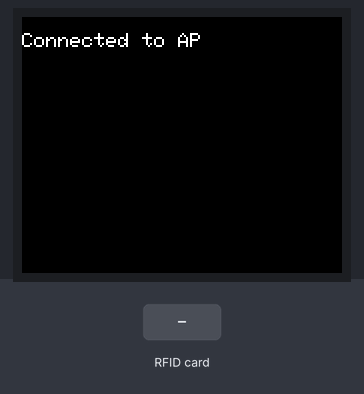
This sketch was run on a simulated ESP32. Shown: 160×128 colour display. Inputs (shaded band) come from the test bench. WiFi joins after 1.5 s; servers stay silent unless stated; uploads are accepted with an empty reply; what the sketch prints to the serial monitor is not drawn.

Above: at 1.96 s.
At 2.9 s:
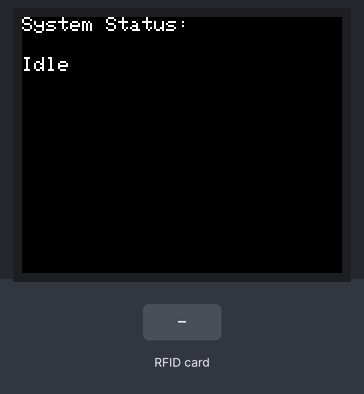
3.0 s: RFID card 12 34 56 78 held to the reader
4.8 s: RFID card 5E 7A 19 C4 held to the reader
Timing chart, 0 to 7.8 s (numbered marks = the images above; inputs shaded):
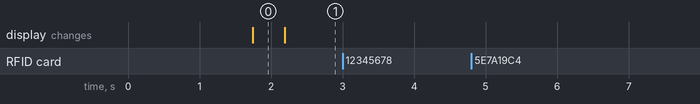

Measured:
- after the input at 3.0 s, every drawn part: stays the same
- after the input at 4.8 s, every drawn part: stays the same
- what the display in image 0 shows lasts 0.5 s, from 1.7 s to 2.2 s

The sketch:

ESP32_RFID_Client.ino
```cpp
#include <WiFi.h>
#include <HTTPClient.h>
#include <SPI.h>
#include <MFRC522.h>
#include <Adafruit_GFX.h>
#include <Adafruit_ST7735.h>

// RFID RC522 pins
#define RST_PIN 4
#define SS_PIN 5

// LCD ST7735 pins
#define TFT_CS 5
#define TFT_RST 17
#define TFT_DC 16

MFRC522 mfrc522(SS_PIN, RST_PIN); // RFID object
Adafruit_ST7735 tft = Adafruit_ST7735(TFT_CS, TFT_DC, TFT_RST); // LCD object

// Replace with your AP credentials
const char* ssid = "ESP32-AP";
const char* password = "12345678";

const char* serverIP = "192.168.4.1"; // IP of the Access Point ESP32
const int serverPort = 80;

String currentFile = "Idle"; // Current file being requested
int countdownTime = 0;       // Countdown time from the server

void setup() {
  Serial.begin(115200);
  SPI.begin();

  // Initialize RFID
  mfrc522.PCD_Init();
  Serial.println("RFID Initialized");

  // Initialize LCD
  tft.initR(INITR_BLACKTAB); // Black tab initialization
  tft.setRotation(1);        // Adjust rotation as needed
  tft.fillScreen(ST77XX_BLACK);
  tft.setTextColor(ST77XX_WHITE);
  tft.setTextSize(1.5);
  tft.setCursor(0, 0);
  tft.println("Connecting to WiFi...");

  // Connect to WiFi
  WiFi.begin(ssid, password);
  while (WiFi.status() != WL_CONNECTED) {
    delay(500);
    Serial.print(".");
  }
  Serial.println("\nConnected to WiFi");
  tft.fillScreen(ST77XX_BLACK);
  tft.println("Connected to AP");
}

void loop() {
  // Check for a new card and send UID to the server
  if (mfrc522.PICC_IsNewCardPresent() && mfrc522.PICC_ReadCardSerial()) {
    String uid = "";
    for (byte i = 0; i < mfrc522.uid.size; i++) {
      uid += String(mfrc522.uid.uidByte[i], HEX);
    }
    Serial.println("RFID UID: " + uid);
    sendUID(uid);
    delay(1000); // Debounce delay
  }

  // Fetch the current file request and countdown from the server
  fetchRequestInfo();
  displayInfo(); // Display the file and countdown on the LCD
  delay(1000);   // Update every second
}

void sendUID(String uid) {
  if (WiFi.status() == WL_CONNECTED) {
    HTTPClient http;
    String url = String("http://") + serverIP + "/sendUID";

    http.begin(url);
    http.addHeader("Content-Type", "text/plain");

    int httpResponseCode = http.POST(uid);
    if (httpResponseCode > 0) {
      String response = http.getString();
      Serial.println("Response: " + response);
    } else {
      Serial.println("Error in sending UID: " + String(httpResponseCode));
    }

    http.end();
  } else {
    Serial.println("WiFi Disconnected");
  }
}

void fetchRequestInfo() {
  if (WiFi.status() == WL_CONNECTED) {
    HTTPClient http;

    // Fetch file name
    String urlFile = String("http://") + serverIP + "/getRequestedFile";
    http.begin(urlFile);
    int httpResponseCode = http.GET();
    if (httpResponseCode > 0) {
      String response = http.getString();
      Serial.println("Fetched Requested File: " + response);
      if (response.isEmpty() || response == "Idle") {
        currentFile = "Idle";
      } else {
        currentFile = response;
      }
    } else {
      Serial.println("Error fetching requested file");
    }
    http.end();

    // Fetch countdown
    String urlCountdown = String("http://") + serverIP + "/getCountdown";
    http.begin(urlCountdown);
    httpResponseCode = http.GET();
    if (httpResponseCode > 0) {
      String response = http.getString();
      countdownTime = response.toInt();
      Serial.println("Fetched Countdown: " + response);
    } else {
      Serial.println("Error fetching countdown");
      countdownTime = 0;
    }
    http.end();
  } else {
    Serial.println("WiFi Disconnected");
    currentFile = "Idle";
    countdownTime = 0;
  }
}


void displayInfo() {
  // Clear the entire screen
  tft.fillScreen(ST77XX_BLACK);

  tft.setCursor(0, 0);

  // Show "Idle" status if no file is requested
  if (currentFile == "Idle") {
    tft.println("System Status:");
    tft.setCursor(0, 20);
    tft.println("Idle");
  } else {
    // Display requested file and countdown
    tft.println("Requested File:");
    tft.setCursor(0, 20);
    tft.println(currentFile);

    tft.setCursor(0, 50);
    tft.println("Countdown: " + String(countdownTime) + "s");
  }
}
```
